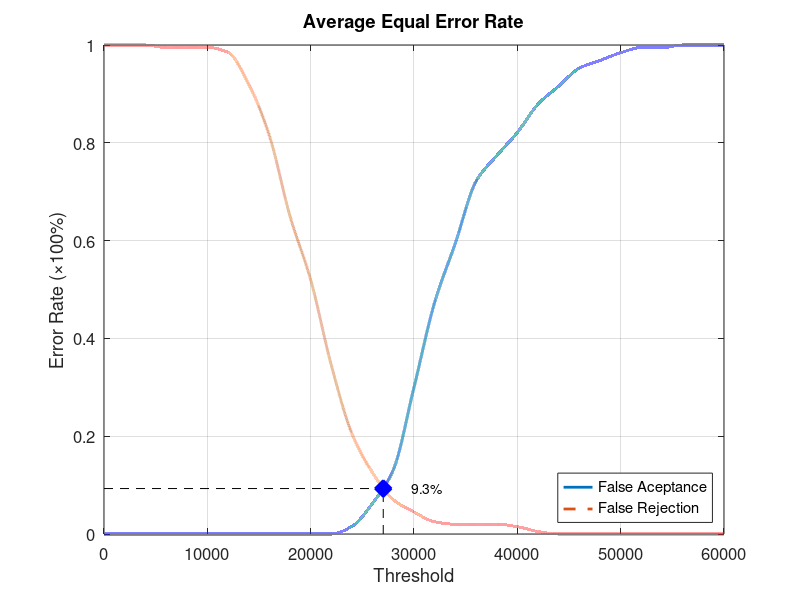
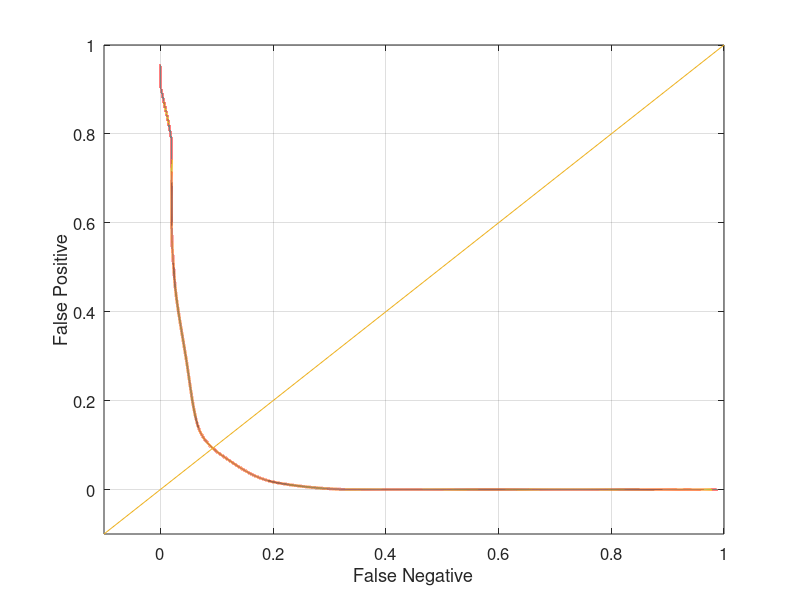

Write MATLAB code to recreate these figures, in order.
function yEER = Database5_3
close all;
clear;
clc;
x = 0:2000:60000;
xq = 0:0.5:60000;

y0 = [0 0 0 0 0 0 0 0 0 0 0 0 0.0157895 0.0631579 0.131579 0.3 0.473684 0.594737 0.721053 0.773684 0.821053 0.878947 0.915789 0.952632 0.968421 0.984211 0.994737 0.994737 1 1 1];
yy0 = interp1(x, y0, xq, 'pchip');
y1 = [1 1 1 0.995 0.995 0.995 0.985 0.92 0.815 0.65 0.52 0.345 0.205 0.125 0.07 0.045 0.025 0.02 0.02 0.02 0.015 0.005 0 0 0 0 0 0 0 0 0];
yy1 = interp1(x, y1, xq, 'pchip');

% Calculating EER: 
y2 = abs(y0 - y1);
find(y2 == min(y2))
yy2 = abs(yy0 - yy1);
xEER = find(yy2 == min(yy2));
xEERIndex = xq(xEER) % X-axis EER
yEER = yy0(xEER) % Y-axis EER

main = figure
plot(xq, yy0,'-','LineWidth', 2);	hold on
plot(xq, yy1,'--','LineWidth', 2);	hold on
plot([xEERIndex xEERIndex], [0 yEER], 'k--');	hold on
plot([0 xEERIndex], [yEER yEER], 'k--');	hold on
plot(xEERIndex, yEER, 'bx', 'LineWidth', 10);	hold on
text(xEERIndex + 10 * xEERIndex / 100, yEER, [num2str(round((10000 * yEER)) / 100) '%'])
legend('False Aceptance', 'False Rejection', 'Location', 'SouthEast')
xlabel('Threshold')
ylabel('Error Rate (\times100%)')
title('Average Equal Error Rate')
set(gca, 'FontSize', 12)
axis([0 60000 0 1])
grid on

print(main, 'Database5_3Main', '-dpng');
FNRxFPR = figure('Color', [1 1 1]);
plot(yy1, yy0, '-', yy1, yy0, 'LineWidth', 2);
hold on
y = -0.1:0.1:1
plot(y, y); 
set(gca, 'FontSize', 12)
xlabel('False Negative')
ylabel('False Positive')
axis([-0.1 1 -0.1 1])
set(gca, 'FontSize', 12)
grid on

print(FNRxFPR, 'Database5_3FNRxFPR','-dpng');
end
